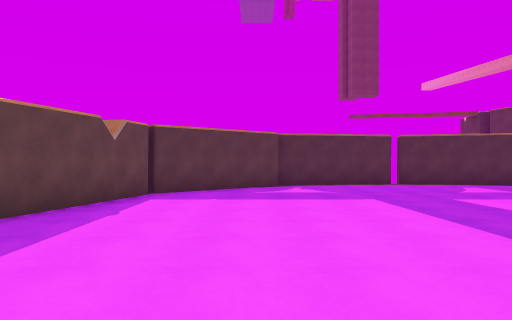
view 1 (above)

12 first-person views from a walk through a Unity game level. The camera is 1.5 m above the floor, looks level and sees 70° across. The floor is counted in squares, 2 m on a side. Each view is taken from the middle of a square. On the plan, view 1 faces up. The plan holds only what a view shows up to about 11 squares ahead; the rest is blank. The place goes on beyond the plan.

view 2
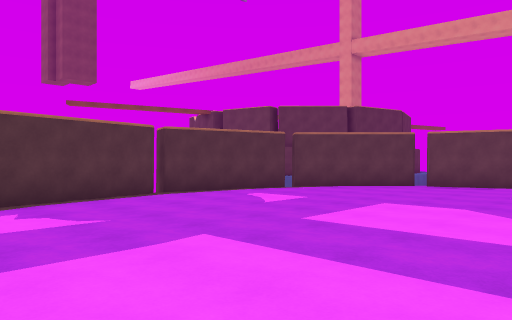

view 3
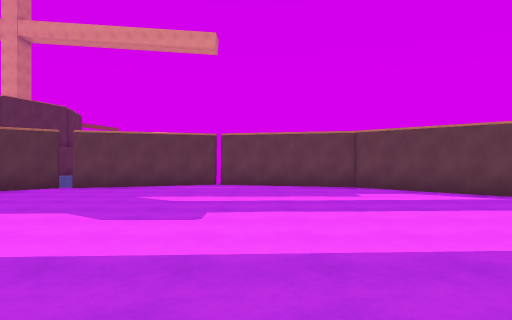

view 4
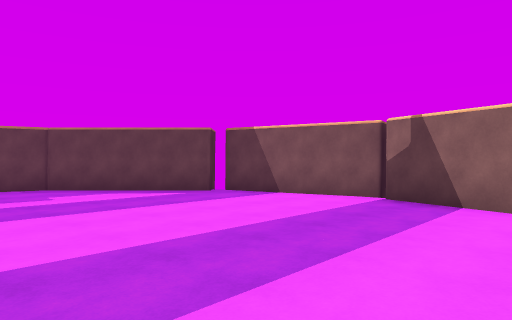

view 5
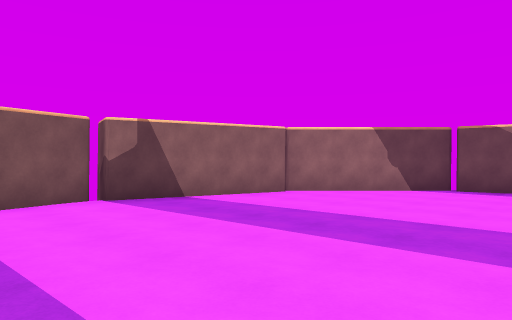

view 6
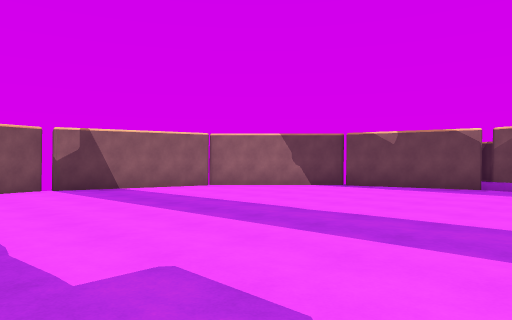

view 7
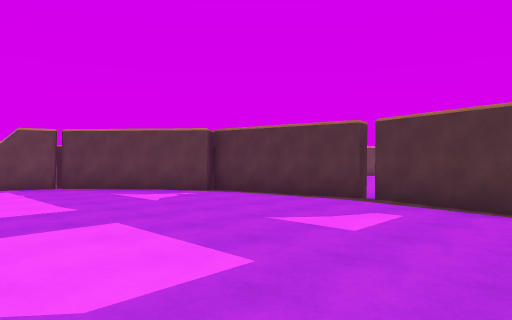

view 8
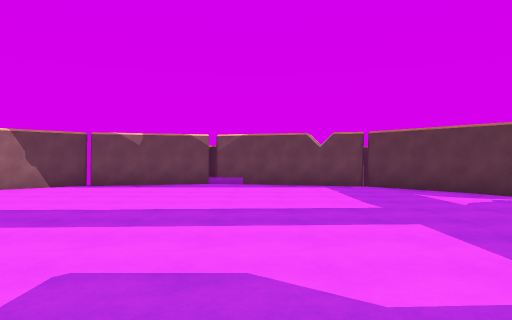

view 9
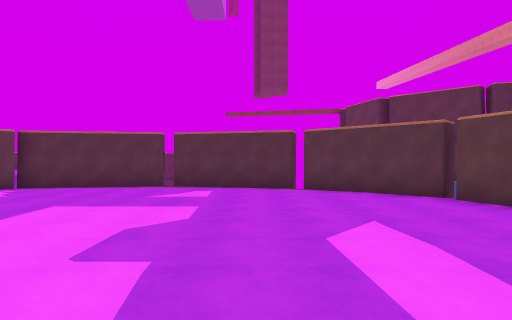

view 10
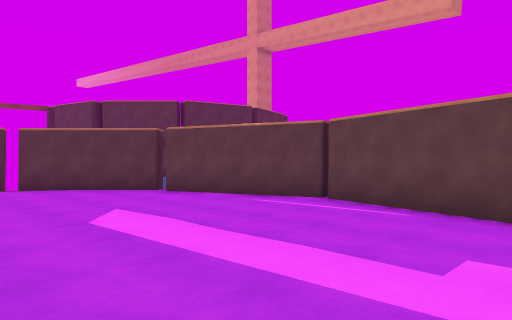

view 11
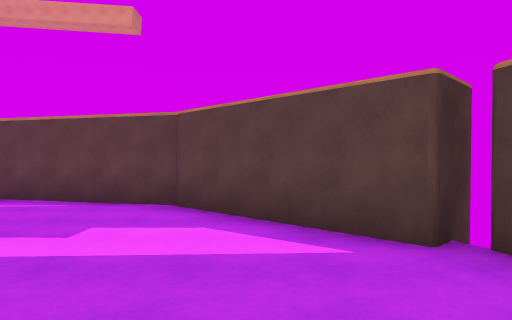

view 12
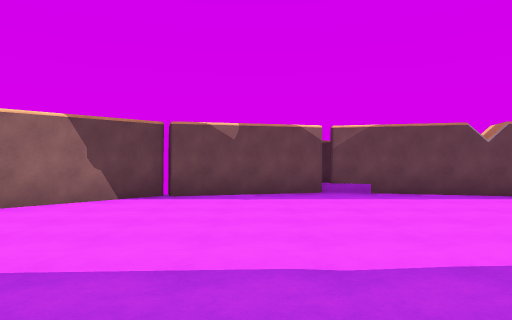

### Floor plan
Points are (right, up) in squares from view 1. A wall is a line through its corners. A room is listed if a view was taken in it or the views show most of it. See-through windows are left out.
Room 1 (views 1, 2, 3, 4, 5, 6, 7, 8, 9, 10, 11, 12)
walls: (0.7, 10.6) (-2.3, 8.1) (-3.5, 3.8) (-2.5, 0.2); (4.3, 11.6) (0.6, 10.9); (0.3, -2.7) (4.2, -3.7); (-2.6, 0.1) (0.2, -2.8); (8.1, -2.5) (11, 0.3); (8.1, 10.7) (4.6, 11.7); (10.7, 8.2) (8.2, 10.7); (4.4, -3.9) (8.1, -2.9); (11, 0.1) (12.1, 4.2) (10.7, 7.9)
ways out: gap at (4, -4)

Where each view was taken, in squares from view 1:
view 1: 0 up, 0 right, facing up
view 2: 4 up, 0 right, facing up-right
view 3: 3 up, 1 right, facing right
view 4: 3 up, 1 right, facing down-right
view 5: 3 up, 7 right, facing down-left
view 6: 6 up, 7 right, facing down-left
view 7: 5 up, 8 right, facing up-left
view 8: 5 up, 8 right, facing left
view 9: 1 up, 7 right, facing up
view 10: 0 up, 6 right, facing up-right
view 11: 1 down, 5 right, facing right
view 12: 2 up, 5 right, facing left
